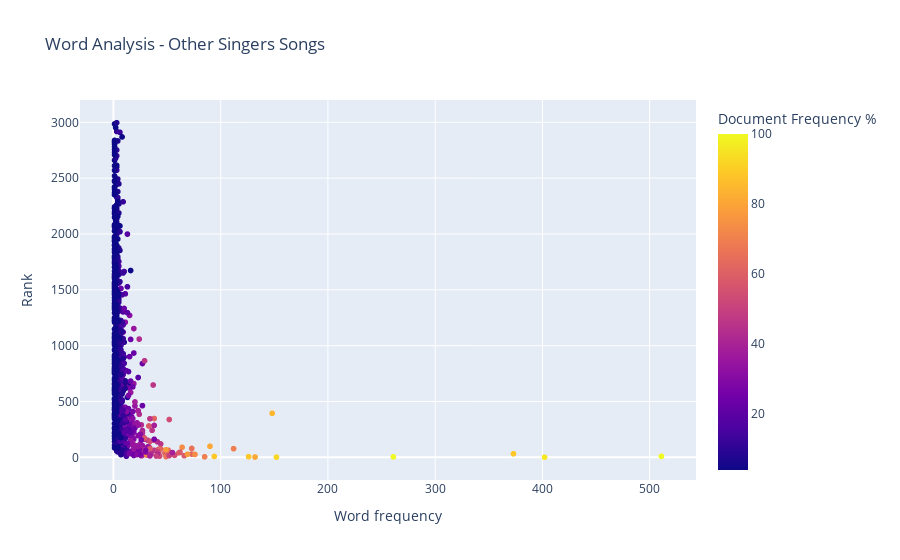

Notebook cell for this chart:
### Code cell
fig = px.scatter(OtherSingers_info, x="Word frequency", y="Rank",title = 'Word Analysis - Other Singers Songs',color='Document Frequency %',hover_data=['Word', 'Document Frequency' , 'Document Frequency %',"Definition"])
fig.show()

### Figure 1 — Plotly figure (JSON) as saved in the notebook; plotly's stock layout.template omitted (floating-point values rounded to 4 significant figures; data arrays with more than 128 entries replaced by an {"elided": "..."} marker saying what was removed)
{"data": [{"customdata": {"elided": "1056x4 mixed values"}, "hoverlabel": {"namelength": 0}, "hovertemplate": "Word frequency=%{x}<br>Rank=%{y}<br>Word=%{customdata[0]}<br>Document Frequency=%{customdata[1]}<br>Document Frequency %=%{marker.color}<br>Definition=%{customdata[3]}", "legendgroup": "", "marker": {"color": {"elided": "1056 float values"}, "coloraxis": "coloraxis", "symbol": "circle"}, "mode": "markers", "name": "", "showlegend": false, "type": "scattergl", "x": {"elided": "1056 int values"}, "xaxis": "x", "y": {"elided": "1056 int values"}, "yaxis": "y"}], "layout": {"coloraxis": {"colorbar": {"title": {"text": "Document Frequency %"}}, "colorscale": [[0, "#0d0887"], [0.1111, "#46039f"], [0.2222, "#7201a8"], [0.3333, "#9c179e"], [0.4444, "#bd3786"], [0.5556, "#d8576b"], [0.6667, "#ed7953"], [0.7778, "#fb9f3a"], [0.8889, "#fdca26"], [1, "#f0f921"]]}, "legend": {"tracegroupgap": 0}, "title": {"text": "Word Analysis - Other Singers Songs"}, "xaxis": {"anchor": "y", "domain": [0, 1], "title": {"text": "Word frequency"}}, "yaxis": {"anchor": "x", "domain": [0, 1], "title": {"text": "Rank"}}}}
